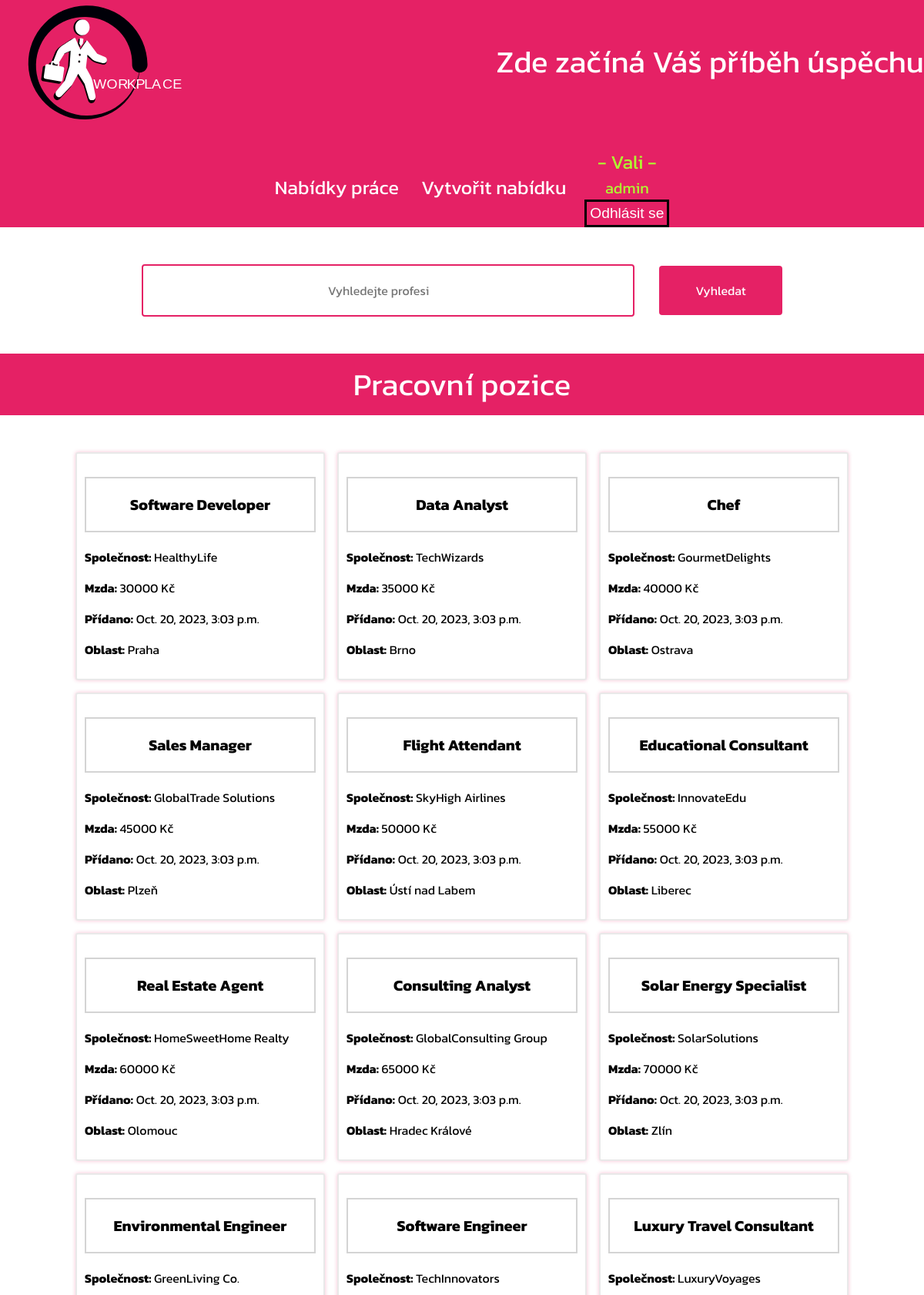
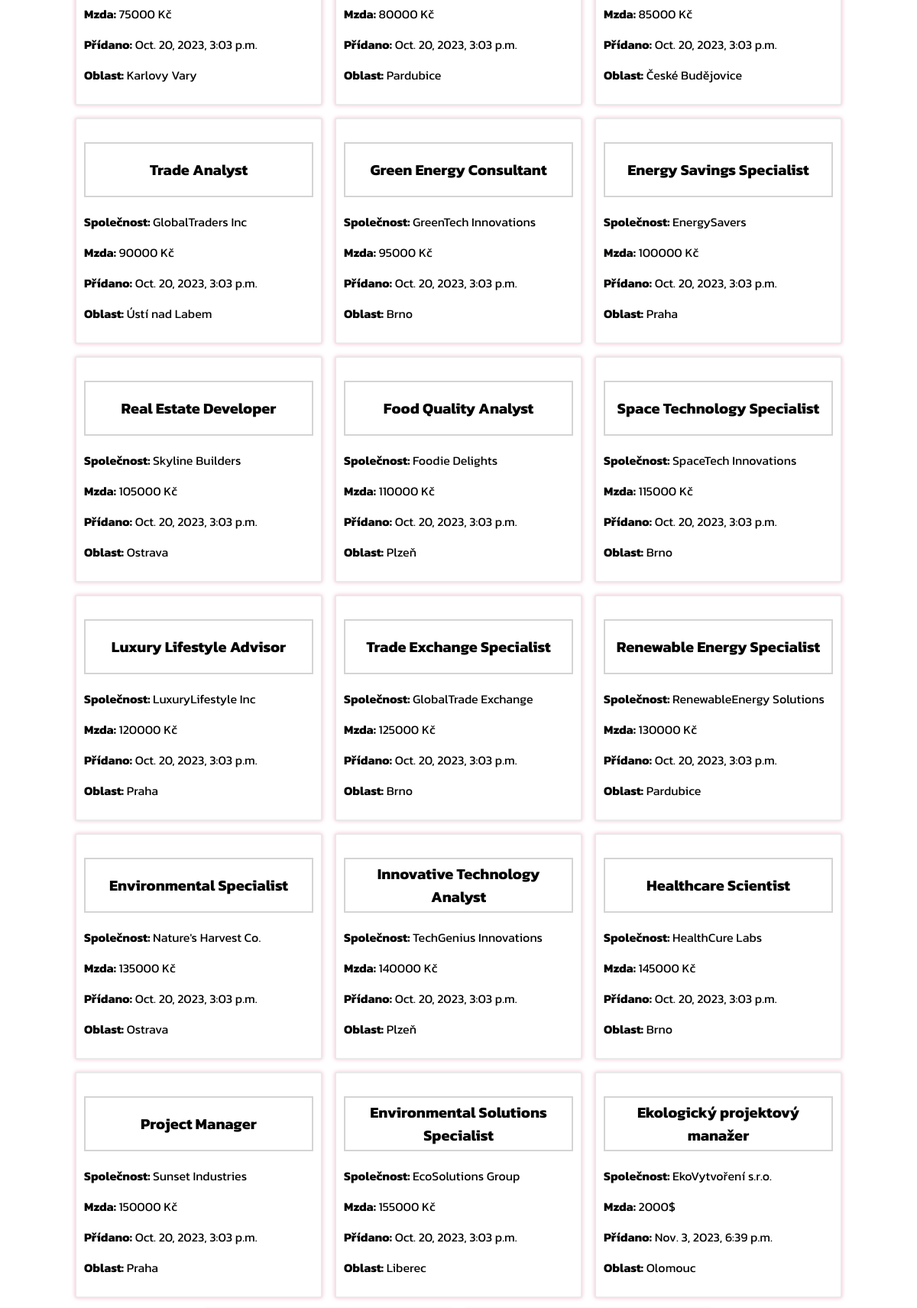
The app's page / (signed in, upper part) with its own data (2 pictures, top to bottom).
### workplace_web/models.py (models this page shows, shortened)
class SlugNazevModel(models.Model):
    nazev = models.CharField(max_length=100)
    slug = models.SlugField(max_length=100, blank=True)
    class Meta:
        abstract = True
    def __str__(self):
        return self.nazev

class PracovniPozice(SlugNazevModel):
    mzda = models.CharField(max_length=200, blank=True, null=True)
    popis = RichTextField()
    firma = models.ForeignKey(Firma, on_delete=models.PROTECT, blank=True, null=True)
    datum_tvorby = models.DateTimeField(auto_now_add=True)
    misto_prace = models.CharField(max_length=100, blank=True, null=True)

class Firma(SlugNazevModel):
    popis = models.TextField(blank=True, null=True)
    email = models.CharField(max_length=200, blank=True, null=True)
    phone_number = models.CharField(max_length=200, blank=True, null=True)

### workplace_web/views.py (the view)
# urls.py: path('', views.index, name='homepage'),
def index(request):
    pracovni_pozice = PracovniPozice.objects.all()
    vysledek_hledani = request.GET.get('search', '')
    if vysledek_hledani:
        pracovni_pozice = PracovniPozice.objects.filter(nazev__icontains=vysledek_hledani)
    else:
        pracovni_pozice = PracovniPozice.objects.all()
    return render(request, 'index.html', {'pracovni_pozice': pracovni_pozice})

### workplace_web/templates/index.html (shortened to what this page needs)
{% extends "layout.html" %}
{% block index_content %}
<div class="index_content">
    <form class="search_form" action="{% url 'homepage' %}">
        <input type="search" class="form_input" placeholder="Vyhledejte profesi" name="search">
        <button class="form_button" type="submit"> Vyhledat </button>
    </form>
    <div class="index_title_div">
        <h1>Pracovní pozice</h1>
    </div>
    <div class="container">
        <div class="pracovni_pozice">
            {% for pozice in pracovni_pozice %}
                <a class="pozice-karta" href="{% url 'detail_pozice' pozice.slug %}">
                    <div>
                        <h3>{{ pozice.nazev }}</h3>
                        <div>
                            <p><strong>Společnost:</strong> {{ pozice.firma }}</p>
                            <p><strong>Mzda:</strong> {{ pozice.mzda }}</p>
                            <p><strong>Přídano:</strong> {{ pozice.datum_tvorby }}</p>
                            <p><strong>Oblast:</strong> {{ pozice.misto_prace }}</p>
                        </div>
                    </div>
                </a>
            {% endfor %}
        </div>
    </div>
</div>
{% endblock %}

### workplace_web/templates/navbar.html (shortened to what this page needs)
{% load static %}
<div class="navbar_container">
    <nav class="navbar_menu">
        <div class="navbar_left_elements">
            <img class="navbar_logo" src="{% static 'svg/onlinelogomaker-092823-1516-9800.svg' %}" alt="svg">
            <h1 class="navbar_title" id="navbar_title">Zde začíná Váš příběh úspěchu</h1>
        </div>
        <ul class="ul_navbar_elements">
            <li class="navbar_item"><a class="navbar_link" href="{% url 'homepage' %}">Nabídky práce</a></li>
            {% if user.is_superuser %}
                <li class="navbar_item">
                    <a class="navbar_link" href="{% url 'vytvorit_pracovni_pozici' %}">Vytvořit nabídku</a>
                </li>
            {% endif %}
            <li class="navbar_item">
                <span class="navbar_link" style="color: greenyellow" >
                    {% if user.is_authenticated %}
                        - {{ user.username }} -
                        <div class="user_condition">
                            {% if user.is_superuser %}
                                <p id="p_condition" style="color: greenyellow;">admin</p>
                            {% else %}
                                <p id="p_condition"></p>
                            {% endif %}
                        </div>
                    {% else %}
                        <a id="navbar_login_link" class="navbar_link" href="{% url 'login' %}">Přihlášení</a>
                    {% endif %}
                </span>
                {% if user.is_authenticated %}
                <div class="logout_btn_container">
                    <a id="logout_link" href="{% url 'logout' %}">
                    <button id="logout_btn">Odhlásit se</button>
                    </a>
                </div>
                {% endif %}
            </li>
        </ul>
    </nav>
</div>

### workplace_web/static/css/index.css (style rules this page uses)
:root { --nav-font: 'Kanit', sans-serif; }
.search_form { display: flex; flex-wrap: wrap; justify-content: center; align-items: center; gap: 2em; margin: 3em 0em 0em 0em; }
.form_button { display: inline-block; height: 4em; width: 10em; padding: 0px 1em; font-size: 16px; font-family: var(--nav-font); font-weight: 400; background-color: #e52165; color: #fff; text-align: center; text-decoration: none; border: none; border-radius: 4px; transition: background-color 0.3s ease; padding: 1em 1em 1em 1em; transition: transform 0.3s ease; }
.form_input[type="search"] { outline: none; padding: 20px; text-align: center; font-family: var(--nav-font); width: 40rem; border: 2px solid #e52165; border-radius: 4px; font-size: 16px; background-color: #fff; padding-right: 30px; transition: box-shadow 0.5s ease ,transform 0.5s ease; }
.index_content { min-height: 100%; margin-bottom: 10em; }
.index_title_div { margin: 3em 0em 3em 0em; background-color: #e52165; height: 5em; display: flex; justify-content: center; align-items: center; }
.index_content h1 { font-family: var(--nav-font); font-weight: 400; color: #fff; font-size: 2.5em; }
.pracovni_pozice a { font-family: var(--nav-font); text-decoration: none; color: black; }
.container { display: flex; justify-content: center; }
.pracovni_pozice { position: relative; display: flex; flex-wrap: wrap; justify-content: center; align-items: center; gap: 1em; }
.pozice-karta { padding: 10px; width: 300px; box-shadow: 0px 0px 5px #e521664a; background-color: #fff; transition: transform 0.3s ease; border: 2px solid rgba(0, 0, 0, 0.086); border-radius: .2em; }
.pozice-karta h3 { text-align: center; border: 2px solid rgba(0, 0, 0, 0.167); overflow-x: scroll; font-size: 20px; color: black; padding: .2em; height: 3em; display: flex; align-items: center; justify-content: center; }

### workplace_web/static/css/detail_pozice.css (style rules this page uses)
:root { --nav-font: 'Kanit', sans-serif; }

### workplace_web/static/css/navbar.css (style rules this page uses)
:root { --nav-font: 'Kanit', sans-serif; }
.navbar_container { width: 100%; }
.navbar_menu { background-color: #e52165; display: flex; align-items: center; justify-content: space-between; height: auto; }
.navbar_left_elements { display: flex; gap: 10em; align-items: center; }
.navbar_logo { position: relative; left: 2em; width: 13em; height: 10em; }
.navbar_title { font-family: var(--nav-font); font-weight: 400; color: #fff; font-size: 2em; }
.ul_navbar_elements { display: flex; align-items: center; list-style-type: none; margin: 0em 1em 0em 0em; font-size: 1.2em; gap: 1em; }
.navbar_item span { color: greenyellow; display: flex; flex-direction: column; text-align: center; justify-content: center; padding: 0; margin: 0; }
#p_condition { margin: 0; color: black; font-size: .8em; }
#logout_link { font-family: var(--nav-font); text-decoration: none; font-size: 1em; width: 100%; color: black; border: 3px solid black; }
#logout_btn { display: inline-block; padding: .2em; font-size: 1em; width: 100%; height: 100%; background-color: #e52165; color: white; border: none; text-align: center; font-weight: 500; text-decoration: none; transition: background-color 0.3s ease, transform 0.3s ease; }
.logout_btn_container { width: 100%; display: flex; justify-content: center; }
.navbar_item { display: inline; }
.navbar_link { font-family: var(--nav-font); font-weight: 400; text-decoration: none; color: #fff; margin: 0em 0.2em 0em .2em; font-size: 1.3em; transition: color 0.3s ease; }
@media screen and (max-width: 1367px) and (min-width: 769px) { .navbar_left_elements { display: flex; width: 100%; justify-content: space-between; } }
@media screen and (max-width: 1367px) and (min-width: 769px) { .navbar_title { font-size: 2.5em; } }
@media screen and (max-width: 1367px) and (min-width: 769px) { .navbar_menu { display: flex; flex-direction: column; gap: 1em; } }

### workplace_web/static/css/footer.css (style rules this page uses)
:root { --nav-font: 'Kanit', sans-serif; }

### workplace_web/static/css/vytvorit_pracovni_pozici.css (style rules this page uses)
:root { --nav-font: 'Kanit', sans-serif; }

### workplace_web/static/css/succeses_page_form.css (style rules this page uses)
:root { --nav-font: 'Kanit', sans-serif; }

### workplace_web/static/css/register.css (style rules this page uses)
:root { --nav-font: 'Kanit', sans-serif; }

### workplace_web/static/css/login.css (style rules this page uses)
:root { --nav-font: 'Kanit', sans-serif; }

### workplace_web/templates/layout.html (style rules this page uses)
body,html { margin: 0; height: 100%; }

### records on screen
PracovniPozice: nazev "Software Developer", firma "HealthyLife", mzda "30000 Kč", datum_tvorby "Oct. 20, 2023, 3:03 p.m.", misto_prace "Praha"
PracovniPozice: nazev "Data Analyst", firma "TechWizards", mzda "35000 Kč", datum_tvorby "Oct. 20, 2023, 3:03 p.m.", misto_prace "Brno"
PracovniPozice: nazev "Chef", firma "GourmetDelights", mzda "40000 Kč", datum_tvorby "Oct. 20, 2023, 3:03 p.m.", misto_prace "Ostrava"
PracovniPozice: nazev "Sales Manager", firma "GlobalTrade Solutions", mzda "45000 Kč", datum_tvorby "Oct. 20, 2023, 3:03 p.m.", misto_prace "Plzeň"
PracovniPozice: nazev "Flight Attendant", firma "SkyHigh Airlines", mzda "50000 Kč", datum_tvorby "Oct. 20, 2023, 3:03 p.m.", misto_prace "Ústí nad Labem"
PracovniPozice: nazev "Educational Consultant", firma "InnovateEdu", mzda "55000 Kč", datum_tvorby "Oct. 20, 2023, 3:03 p.m.", misto_prace "Liberec"
PracovniPozice: nazev "Real Estate Agent", firma "HomeSweetHome Realty", mzda "60000 Kč", datum_tvorby "Oct. 20, 2023, 3:03 p.m.", misto_prace "Olomouc"
PracovniPozice: nazev "Consulting Analyst", firma "GlobalConsulting Group", mzda "65000 Kč", datum_tvorby "Oct. 20, 2023, 3:03 p.m.", misto_prace "Hradec Králové"
PracovniPozice: nazev "Solar Energy Specialist", firma "SolarSolutions", mzda "70000 Kč", datum_tvorby "Oct. 20, 2023, 3:03 p.m.", misto_prace "Zlín"
PracovniPozice: nazev "Environmental Engineer", firma "GreenLiving Co.", mzda "75000 Kč", datum_tvorby "Oct. 20, 2023, 3:03 p.m.", misto_prace "Karlovy Vary"
PracovniPozice: nazev "Software Engineer", firma "TechInnovators", mzda "80000 Kč", datum_tvorby "Oct. 20, 2023, 3:03 p.m.", misto_prace "Pardubice"
PracovniPozice: nazev "Luxury Travel Consultant", firma "LuxuryVoyages", mzda "85000 Kč", datum_tvorby "Oct. 20, 2023, 3:03 p.m.", misto_prace "České Budějovice"
PracovniPozice: nazev "Trade Analyst", firma "GlobalTraders Inc", mzda "90000 Kč", datum_tvorby "Oct. 20, 2023, 3:03 p.m.", misto_prace "Ústí nad Labem"
PracovniPozice: nazev "Green Energy Consultant", firma "GreenTech Innovations", mzda "95000 Kč", datum_tvorby "Oct. 20, 2023, 3:03 p.m.", misto_prace "Brno"
PracovniPozice: nazev "Energy Savings Specialist", firma "EnergySavers", mzda "100000 Kč", datum_tvorby "Oct. 20, 2023, 3:03 p.m.", misto_prace "Praha"
PracovniPozice: nazev "Real Estate Developer", firma "Skyline Builders", mzda "105000 Kč", datum_tvorby "Oct. 20, 2023, 3:03 p.m.", misto_prace "Ostrava"
PracovniPozice: nazev "Food Quality Analyst", firma "Foodie Delights", mzda "110000 Kč", datum_tvorby "Oct. 20, 2023, 3:03 p.m.", misto_prace "Plzeň"
PracovniPozice: nazev "Space Technology Specialist", firma "SpaceTech Innovations", mzda "115000 Kč", datum_tvorby "Oct. 20, 2023, 3:03 p.m.", misto_prace "Brno"
PracovniPozice: nazev "Luxury Lifestyle Advisor", firma "LuxuryLifestyle Inc", mzda "120000 Kč", datum_tvorby "Oct. 20, 2023, 3:03 p.m.", misto_prace "Praha"
PracovniPozice: nazev "Trade Exchange Specialist", firma "GlobalTrade Exchange", mzda "125000 Kč", datum_tvorby "Oct. 20, 2023, 3:03 p.m.", misto_prace "Brno"
PracovniPozice: nazev "Renewable Energy Specialist", firma "RenewableEnergy Solutions", mzda "130000 Kč", datum_tvorby "Oct. 20, 2023, 3:03 p.m.", misto_prace "Pardubice"
PracovniPozice: nazev "Environmental Specialist", firma "Nature's Harvest Co.", mzda "135000 Kč", datum_tvorby "Oct. 20, 2023, 3:03 p.m.", misto_prace "Ostrava"
PracovniPozice: nazev "Innovative Technology Analyst", firma "TechGenius Innovations", mzda "140000 Kč", datum_tvorby "Oct. 20, 2023, 3:03 p.m.", misto_prace "Plzeň"
PracovniPozice: nazev "Healthcare Scientist", firma "HealthCure Labs", mzda "145000 Kč", datum_tvorby "Oct. 20, 2023, 3:03 p.m.", misto_prace "Brno"
PracovniPozice: nazev "Project Manager", firma "Sunset Industries", mzda "150000 Kč", datum_tvorby "Oct. 20, 2023, 3:03 p.m.", misto_prace "Praha"
PracovniPozice: nazev "Environmental Solutions Specialist", firma "EcoSolutions Group", mzda "155000 Kč", datum_tvorby "Oct. 20, 2023, 3:03 p.m.", misto_prace "Liberec"
PracovniPozice: nazev "Ekologický projektový manažer", firma "EkoVytvoření s.r.o.", mzda "2000$", datum_tvorby "Nov. 3, 2023, 6:39 p.m.", misto_prace "Olomouc"

### other values on screen
{{ user.username }} "Vali"
